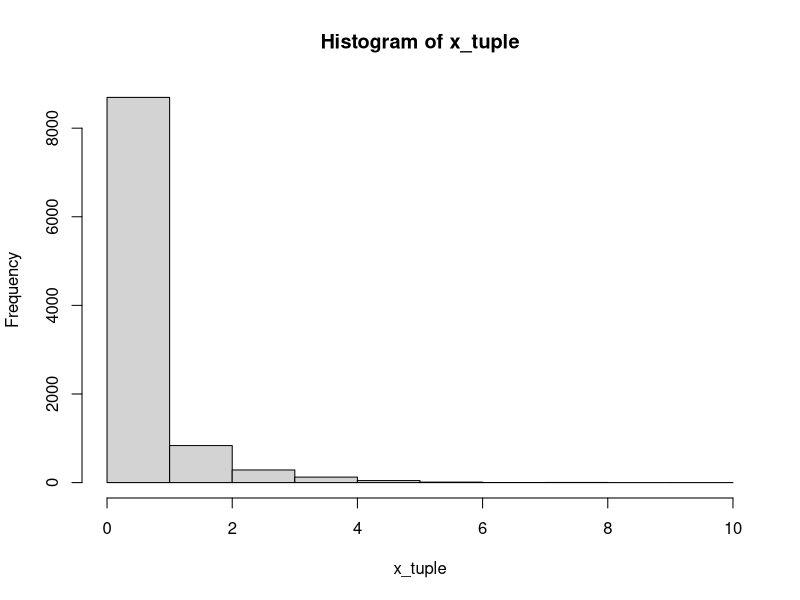
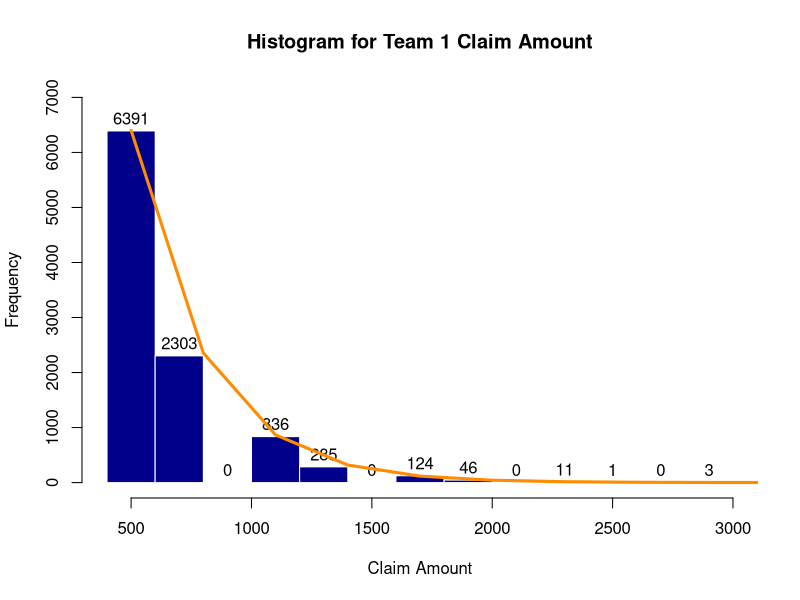

These charts were generated, in order, by the following R code:
# Clear your environment of variables
rm(list = ls())
set.seed(1)
# We will use the rejection method to generate a discreet random variable
# X that takes values in 0,1,2,..., 10 with probabilities:

s = 0.6321311
p = c(s,s*exp(-1),s*exp(-2), s*exp(-3),s*exp(-4),s*exp(-5),s*exp(-6),s*exp(-7),s*exp(-8),s*exp(-9),s*exp(-10))

# We will do it from a Uniform discrete in {0,..,10} with mass q:

q =  replicate(11, 1/11)

# Find value of c such that c <= p(j)/q(j) for all j
# Setting it to the maximum of this ratio would work

c = max(p/q) # creates a vector p/q and takes its maximum


n = 11
x = c(0,1,2,3,4,5,6,7,8,9,10)

acceptance_ratio = exp(-x)


x_tuple = c()
counter_tuple = c()

for(i in 1:10000){
  flag = 1
  counter = 0
  
  while(flag){
    counter = counter + 1
    # First generate a Uniform discrete random variable in {0,1,2,...,10}
    # as we have done before:
    
    U1 = runif(1)
    Y = floor(n*U1) 
    
    # Generate another Uniform(0,1)
    U2 = runif(1)
    
    # Check if the condition is met
    
    K = p[Y+1]/(c*q[Y+1])
    
    # Alternatively we can use
    # K = acceptance_ratio[Y+1]
    
    if (U2 <= K) {
      X = Y
      flag = 0
    }
  }
  
  x_tuple = c(x_tuple,X)
  counter_tuple = c(counter_tuple,counter)
  
}

hist(x_tuple,c(0,1,2,3,4,5,6,7,8,9,10))

claim_amt = (300*x_tuple + 500)

hist(claim_amt,
     col = "darkblue",
     main = "Histogram for Team 1 Claim Amount",
     xlab = "Claim Amount",
     ylim = c(0,7000),
     border = "white",
     labels = TRUE)

# Exercise 2-A) iv)

# Hence, we see that the max frequency for our claim amount is 6391 
# which can be used to scale up our density curve, we use 6400 as an approximate guess

lines((300*x)+500, exp(-x)*6400, lwd = 3, col = "darkorange")


print(paste("The average number of iterations run = ",mean(counter_tuple)))
print(paste("The expected number of iterations expected(c) = ", c))
